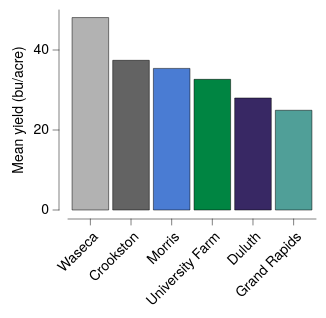

Source (Vega-Lite JSON):
### Vega-Lite specification from a JSON file in a GitHub repository (floating-point values rounded to 4 significant figures)
{"background": null, "config": {"arc": {"fill": "#DBDBDB", "fillOpacity": 1.0, "innerRadius": 25.0, "padAngle": 0.03, "stroke": "black", "strokeOpacity": 1, "strokeWidth": 0.25}, "area": {"fill": "#DBDBDB", "fillOpacity": 1.0, "stroke": "black", "strokeOpacity": 1, "strokeWidth": 0.25}, "axis": {"domain": true, "domainCap": "round", "domainColor": "black", "domainWidth": 0.25, "grid": false, "gridCap": "round", "gridColor": "#F1F1F1", "gridDash": [0, 0], "gridOpacity": 1.0, "gridWidth": 0.25, "labelColor": "black", "labelFont": "Helvetica Neue, HelveticaNeue, Helvetica, Arial, sans-serif", "labelFontSize": 7, "labelFontStyle": "normal", "labelFontWeight": 400, "offset": 4.5, "ticks": true, "tickCap": "round", "tickColor": "black", "tickRound": false, "tickSize": 3, "tickWidth": 0.25, "titleColor": "black", "titleFont": "Helvetica Neue, HelveticaNeue, Helvetica, Arial, sans-serif", "titleFontSize": 7, "titleFontStyle": "normal", "titleFontWeight": 400}, "axisX": {"domain": true, "labelAlign": "right", "labelAngle": 315, "labels": true, "ticks": true, "translate": 0}, "axisY": {"domain": true, "labelAlign": "right", "labelAngle": 0, "labels": true, "ticks": true, "translate": 0}, "axisRight": {"domain": true, "labelAlign": "left", "labelAngle": 0, "labels": true, "ticks": true, "translate": 0}, "axisTop": {"domain": true, "labelAlign": "left", "labelAngle": 45, "labels": true, "ticks": true, "translate": 0}, "axisBand": {"tickOffset": 0}, "bar": {"fill": "#DBDBDB", "fillOpacity": 1.0, "stroke": "black", "strokeOpacity": 1, "strokeWidth": 0.25}, "boxplot": {"size": 9.0, "ticks": {"cornerRadius": 0.25, "fill": "black", "opacity": 1, "size": 4.5, "thickness": 0.25}, "box": {"fillOpacity": 1.0, "stroke": "black", "strokeOpacity": 1, "strokeWidth": 0.25}, "median": {"cornerRadius": 0, "fill": "black", "fillOpacity": 1.0, "opacity": 1, "size": 9.0, "thickness": 0.25}, "rule": {"fill": "black", "fillOpacity": 1.0, "size": 10.0, "stroke": "black", "strokeDash": [0, 0], "strokeOpacity": 1, "strokeWidth": 0.25}, "outliers": {"color": "black", "fill": "black", "fillOpacity": 1.0, "size": 0, "stroke": "black", "strokeOpacity": 1, "strokeWidth": 0.25}}, "circle": {"fill": "black", "fillOpacity": 1.0, "size": 1.25, "stroke": null, "strokeOpacity": 1, "strokeWidth": 0.25}, "errorband": {"band": {"fillOpacity": 0.6, "stroke": null, "strokeWidth": 0.25, "strokeOpacity": 1}, "borders": {"opacity": 0, "strokeOpacity": 0.25, "strokeWidth": 1}}, "errorbar": {"opacity": 1, "rule": {"strokeDash": [0, 0], "strokeWidth": 0.25}, "ticks": {"color": "black", "cornerRadius": 0.125, "opacity": 1, "size": 6.0, "thickness": 0.25}, "thickness": 0.25}, "font": "Helvetica Neue, HelveticaNeue, Helvetica, Arial, sans-serif", "geoshape": {"fill": "#DBDBDB", "fillOpacity": 1.0, "stroke": "black", "strokeOpacity": 1, "strokeWidth": 0.25}, "header": {"labelColor": "black", "labelFont": "Helvetica Neue, HelveticaNeue, Helvetica, Arial, sans-serif", "labelFontSize": 7, "labelFontStyle": "normal", "labelFontWeight": 400, "titleColor": "black", "titleFont": "Helvetica Neue, HelveticaNeue, Helvetica, Arial, sans-serif", "titleFontSize": 7, "titleFontStyle": "normal", "titleFontWeight": 400, "titlePadding": 0}, "legend": {"disable": false, "offset": 4.5, "titlePadding": 4, "labelOffset": 2, "gradientLabelOffset": 2, "gradientLength": 50.0, "gradientThickness": 5.0, "gradientOpacity": 1.0, "gradientStrokeColor": "black", "gradientStrokeWidth": 0.25, "labelColor": "black", "labelFont": "Helvetica Neue, HelveticaNeue, Helvetica, Arial, sans-serif", "labelFontSize": 7, "labelFontStyle": "normal", "labelFontWeight": 400, "strokeColor": "black", "strokeWidth": 0, "symbolSize": 42, "symbolStrokeColor": "black", "symbolStrokeWidth": 0.25, "titleColor": "black", "titleFont": "Helvetica Neue, HelveticaNeue, Helvetica, Arial, sans-serif", "titleFontSize": 7, "titleFontStyle": "normal", "titleFontWeight": 400}, "line": {"color": "black", "stroke": "black", "strokeCap": "butt", "strokeDash": [0, 0], "strokeOpacity": 1, "strokeWidth": 0.5}, "point": {"filled": true, "fill": "#DBDBDB", "fillOpacity": 1.0, "size": 5.0, "stroke": "black", "strokeOpacity": 1, "strokeWidth": 0.25}, "range": {"category": ["#B2B2B2", "#636363", "#4A7CD3", "#008542", "#382864", "#509F98", "#284F93", "#005226", "#A398D6", "#173633"], "diverging": {"scheme": ["#443E60", "#5F597E", "#7C759B", "#9994B6", "#B7B4CC", "#D6D5DC", "#F6F6F6", "#D1DAD9", "#A4C2BF", "#7AA9A4", "#578E89", "#37736E", "#1B5954"]}, "heatmap": {"scheme": ["#32022B", "#43044D", "#4C196E", "#4D338C", "#484DA6", "#3A68BB", "#1D83CA", "#1D9CCB", "#23B5C9", "#28CDC5", "#4DE0B4", "#91EE9F"]}, "ordinal": {"scheme": ["#F1F1F1", "#DBDBDB", "#C6C6C6", "#B2B2B2", "#9D9D9D", "#898989", "#767676", "#636363", "#515151", "#404040", "#2F2F2F", "#1F1F1F"]}, "ramp": {"scheme": ["#32022B", "#43044D", "#4C196E", "#4D338C", "#484DA6", "#3A68BB", "#1D83CA", "#1D9CCB", "#23B5C9", "#28CDC5", "#4DE0B4", "#91EE9F"]}}, "rule": {"color": "black", "stroke": "black", "strokeCap": "round", "strokeDash": [2, 2], "strokeOpacity": 1, "strokeWidth": 0.25}, "scale": {"bandPaddingInner": 0.1, "bandPaddingOuter": 0.1, "round": false}, "rect": {"fill": "#DBDBDB", "fillOpacity": 1.0, "stroke": "black", "strokeOpacity": 1, "strokeWidth": 0.25}, "square": {"fill": "#DBDBDB", "fillOpacity": 1.0, "size": 10.0, "stroke": "black", "strokeOpacity": 1, "strokeWidth": 0.25}, "text": {"color": "black", "font": "Helvetica Neue, HelveticaNeue, Helvetica, Arial, sans-serif", "fontSize": 7, "fontStyle": "normal", "fontWeight": 400}, "tick": {"color": "black", "cornerRadius": 0.125, "opacity": 1.0, "size": 9.0, "thickness": 0.25}, "title": {"anchor": "middle", "frame": "group", "color": "black", "font": "Helvetica Neue, HelveticaNeue, Helvetica, Arial, sans-serif", "fontSize": 7, "fontStyle": "normal", "fontWeight": 400, "subtitleColor": "black", "subtitleFont": "Helvetica Neue, HelveticaNeue, Helvetica, Arial, sans-serif", "subtitleFontSize": "Helvetica Neue, HelveticaNeue, Helvetica, Arial, sans-serif", "subtitleFontStyle": "normal", "subtitleFontWeight": 400}, "trail": {"color": "black", "opacity": 1, "size": 0.5}, "view": {"continuousWidth": 124, "continuousHeight": 100, "discreteWidth": 124, "discreteHeight": 100, "fill": null, "stroke": null, "strokeWidth": 0.25}}, "data": {"name": "data-9cc0564cb5591205eeeca8d2429dd11b"}, "mark": {"type": "bar"}, "encoding": {"color": {"field": "site", "legend": null, "scale": {"domain": ["Waseca", "Crookston", "Morris", "University Farm", "Duluth", "Grand Rapids"]}, "sort": ["Waseca", "Crookston", "Morris", "University Farm", "Duluth", "Grand Rapids"], "type": "nominal"}, "x": {"field": "site", "sort": ["Waseca", "Crookston", "Morris", "University Farm", "Duluth", "Grand Rapids"], "title": null, "type": "nominal"}, "y": {"aggregate": "mean", "field": "yield", "title": "Mean yield (bu/acre)", "type": "quantitative"}}, "$schema": "https://vega.github.io/schema/vega-lite/v6.4.1.json", "datasets": {"data-9cc0564cb5591205eeeca8d2429dd11b": [{"yield": 27.0, "variety": "Manchuria", "year": 1931, "site": "University Farm"}, {"yield": 48.87, "variety": "Manchuria", "year": 1931, "site": "Waseca"}, {"yield": 27.43, "variety": "Manchuria", "year": 1931, "site": "Morris"}, {"yield": 39.93, "variety": "Manchuria", "year": 1931, "site": "Crookston"}, {"yield": 32.97, "variety": "Manchuria", "year": 1931, "site": "Grand Rapids"}, {"yield": 28.97, "variety": "Manchuria", "year": 1931, "site": "Duluth"}, {"yield": 43.07, "variety": "Glabron", "year": 1931, "site": "University Farm"}, {"yield": 55.2, "variety": "Glabron", "year": 1931, "site": "Waseca"}, {"yield": 28.77, "variety": "Glabron", "year": 1931, "site": "Morris"}, {"yield": 38.13, "variety": "Glabron", "year": 1931, "site": "Crookston"}, {"yield": 29.13, "variety": "Glabron", "year": 1931, "site": "Grand Rapids"}, {"yield": 29.67, "variety": "Glabron", "year": 1931, "site": "Duluth"}, {"yield": 35.13, "variety": "Svansota", "year": 1931, "site": "University Farm"}, {"yield": 47.33, "variety": "Svansota", "year": 1931, "site": "Waseca"}, {"yield": 25.77, "variety": "Svansota", "year": 1931, "site": "Morris"}, {"yield": 40.47, "variety": "Svansota", "year": 1931, "site": "Crookston"}, {"yield": 29.67, "variety": "Svansota", "year": 1931, "site": "Grand Rapids"}, {"yield": 25.7, "variety": "Svansota", "year": 1931, "site": "Duluth"}, {"yield": 39.9, "variety": "Velvet", "year": 1931, "site": "University Farm"}, {"yield": 50.23, "variety": "Velvet", "year": 1931, "site": "Waseca"}, {"yield": 26.13, "variety": "Velvet", "year": 1931, "site": "Morris"}, {"yield": 41.33, "variety": "Velvet", "year": 1931, "site": "Crookston"}, {"yield": 23.03, "variety": "Velvet", "year": 1931, "site": "Grand Rapids"}, {"yield": 26.3, "variety": "Velvet", "year": 1931, "site": "Duluth"}, {"yield": 36.57, "variety": "Trebi", "year": 1931, "site": "University Farm"}, {"yield": 63.83, "variety": "Trebi", "year": 1931, "site": "Waseca"}, {"yield": 43.77, "variety": "Trebi", "year": 1931, "site": "Morris"}, {"yield": 46.93, "variety": "Trebi", "year": 1931, "site": "Crookston"}, {"yield": 29.77, "variety": "Trebi", "year": 1931, "site": "Grand Rapids"}, {"yield": 33.93, "variety": "Trebi", "year": 1931, "site": "Duluth"}, {"yield": 43.27, "variety": "No. 457", "year": 1931, "site": "University Farm"}, {"yield": 58.1, "variety": "No. 457", "year": 1931, "site": "Waseca"}, {"yield": 28.7, "variety": "No. 457", "year": 1931, "site": "Morris"}, {"yield": 45.67, "variety": "No. 457", "year": 1931, "site": "Crookston"}, {"yield": 32.17, "variety": "No. 457", "year": 1931, "site": "Grand Rapids"}, {"yield": 33.6, "variety": "No. 457", "year": 1931, "site": "Duluth"}, {"yield": 36.6, "variety": "No. 462", "year": 1931, "site": "University Farm"}, {"yield": 65.77, "variety": "No. 462", "year": 1931, "site": "Waseca"}, {"yield": 30.37, "variety": "No. 462", "year": 1931, "site": "Morris"}, {"yield": 48.57, "variety": "No. 462", "year": 1931, "site": "Crookston"}, {"yield": 24.93, "variety": "No. 462", "year": 1931, "site": "Grand Rapids"}, {"yield": 28.1, "variety": "No. 462", "year": 1931, "site": "Duluth"}, {"yield": 32.77, "variety": "Peatland", "year": 1931, "site": "University Farm"}, {"yield": 48.57, "variety": "Peatland", "year": 1931, "site": "Waseca"}, {"yield": 29.87, "variety": "Peatland", "year": 1931, "site": "Morris"}, {"yield": 41.6, "variety": "Peatland", "year": 1931, "site": "Crookston"}, {"yield": 34.7, "variety": "Peatland", "year": 1931, "site": "Grand Rapids"}, {"yield": 32.0, "variety": "Peatland", "year": 1931, "site": "Duluth"}, {"yield": 24.67, "variety": "No. 475", "year": 1931, "site": "University Farm"}, {"yield": 46.77, "variety": "No. 475", "year": 1931, "site": "Waseca"}, {"yield": 22.6, "variety": "No. 475", "year": 1931, "site": "Morris"}, {"yield": 44.1, "variety": "No. 475", "year": 1931, "site": "Crookston"}, {"yield": 19.7, "variety": "No. 475", "year": 1931, "site": "Grand Rapids"}, {"yield": 33.07, "variety": "No. 475", "year": 1931, "site": "Duluth"}, {"yield": 39.3, "variety": "Wisconsin No. 38", "year": 1931, "site": "University Farm"}, {"yield": 58.8, "variety": "Wisconsin No. 38", "year": 1931, "site": "Waseca"}, {"yield": 29.47, "variety": "Wisconsin No. 38", "year": 1931, "site": "Morris"}, {"yield": 49.87, "variety": "Wisconsin No. 38", "year": 1931, "site": "Crookston"}, {"yield": 34.47, "variety": "Wisconsin No. 38", "year": 1931, "site": "Grand Rapids"}, {"yield": 31.6, "variety": "Wisconsin No. 38", "year": 1931, "site": "Duluth"}, {"yield": 26.9, "variety": "Manchuria", "year": 1932, "site": "University Farm"}, {"yield": 33.47, "variety": "Manchuria", "year": 1932, "site": "Waseca"}, {"yield": 34.37, "variety": "Manchuria", "year": 1932, "site": "Morris"}, {"yield": 32.97, "variety": "Manchuria", "year": 1932, "site": "Crookston"}, {"yield": 22.13, "variety": "Manchuria", "year": 1932, "site": "Grand Rapids"}, {"yield": 22.57, "variety": "Manchuria", "year": 1932, "site": "Duluth"}, {"yield": 36.8, "variety": "Glabron", "year": 1932, "site": "University Farm"}, {"yield": 37.73, "variety": "Glabron", "year": 1932, "site": "Waseca"}, {"yield": 35.13, "variety": "Glabron", "year": 1932, "site": "Morris"}, {"yield": 26.17, "variety": "Glabron", "year": 1932, "site": "Crookston"}, {"yield": 14.43, "variety": "Glabron", "year": 1932, "site": "Grand Rapids"}, {"yield": 25.87, "variety": "Glabron", "year": 1932, "site": "Duluth"}, {"yield": 27.43, "variety": "Svansota", "year": 1932, "site": "University Farm"}, {"yield": 38.5, "variety": "Svansota", "year": 1932, "site": "Waseca"}, {"yield": 35.03, "variety": "Svansota", "year": 1932, "site": "Morris"}, {"yield": 20.63, "variety": "Svansota", "year": 1932, "site": "Crookston"}, {"yield": 16.63, "variety": "Svansota", "year": 1932, "site": "Grand Rapids"}, {"yield": 22.23, "variety": "Svansota", "year": 1932, "site": "Duluth"}, {"yield": 26.8, "variety": "Velvet", "year": 1932, "site": "University Farm"}, {"yield": 37.4, "variety": "Velvet", "year": 1932, "site": "Waseca"}, {"yield": 38.83, "variety": "Velvet", "year": 1932, "site": "Morris"}, {"yield": 32.07, "variety": "Velvet", "year": 1932, "site": "Crookston"}, {"yield": 32.23, "variety": "Velvet", "year": 1932, "site": "Grand Rapids"}, {"yield": 22.47, "variety": "Velvet", "year": 1932, "site": "Duluth"}, {"yield": 29.07, "variety": "Trebi", "year": 1932, "site": "University Farm"}, {"yield": 49.23, "variety": "Trebi", "year": 1932, "site": "Waseca"}, {"yield": 46.63, "variety": "Trebi", "year": 1932, "site": "Morris"}, {"yield": 41.83, "variety": "Trebi", "year": 1932, "site": "Crookston"}, {"yield": 20.63, "variety": "Trebi", "year": 1932, "site": "Grand Rapids"}, {"yield": 30.6, "variety": "Trebi", "year": 1932, "site": "Duluth"}, {"yield": 26.43, "variety": "No. 457", "year": 1932, "site": "University Farm"}, {"yield": 42.2, "variety": "No. 457", "year": 1932, "site": "Waseca"}, {"yield": 43.53, "variety": "No. 457", "year": 1932, "site": "Morris"}, {"yield": 34.33, "variety": "No. 457", "year": 1932, "site": "Crookston"}, {"yield": 19.47, "variety": "No. 457", "year": 1932, "site": "Grand Rapids"}, {"yield": 22.7, "variety": "No. 457", "year": 1932, "site": "Duluth"}, {"yield": 25.57, "variety": "No. 462", "year": 1932, "site": "University Farm"}, {"yield": 44.7, "variety": "No. 462", "year": 1932, "site": "Waseca"}, {"yield": 47.0, "variety": "No. 462", "year": 1932, "site": "Morris"}, {"yield": 30.53, "variety": "No. 462", "year": 1932, "site": "Crookston"}, {"yield": 19.9, "variety": "No. 462", "year": 1932, "site": "Grand Rapids"}, {"yield": 22.5, "variety": "No. 462", "year": 1932, "site": "Duluth"}, {"yield": 28.07, "variety": "Peatland", "year": 1932, "site": "University Farm"}, {"yield": 36.03, "variety": "Peatland", "year": 1932, "site": "Waseca"}, {"yield": 43.2, "variety": "Peatland", "year": 1932, "site": "Morris"}, {"yield": 25.23, "variety": "Peatland", "year": 1932, "site": "Crookston"}, {"yield": 26.77, "variety": "Peatland", "year": 1932, "site": "Grand Rapids"}, {"yield": 31.37, "variety": "Peatland", "year": 1932, "site": "Duluth"}, {"yield": 30.0, "variety": "No. 475", "year": 1932, "site": "University Farm"}, {"yield": 41.27, "variety": "No. 475", "year": 1932, "site": "Waseca"}, {"yield": 44.23, "variety": "No. 475", "year": 1932, "site": "Morris"}, {"yield": 32.13, "variety": "No. 475", "year": 1932, "site": "Crookston"}, {"yield": 15.23, "variety": "No. 475", "year": 1932, "site": "Grand Rapids"}, {"yield": 27.37, "variety": "No. 475", "year": 1932, "site": "Duluth"}, {"yield": 38.0, "variety": "Wisconsin No. 38", "year": 1932, "site": "University Farm"}, {"yield": 58.17, "variety": "Wisconsin No. 38", "year": 1932, "site": "Waseca"}, {"yield": 47.17, "variety": "Wisconsin No. 38", "year": 1932, "site": "Morris"}, {"yield": 35.9, "variety": "Wisconsin No. 38", "year": 1932, "site": "Crookston"}, {"yield": 20.67, "variety": "Wisconsin No. 38", "year": 1932, "site": "Grand Rapids"}, {"yield": 29.33, "variety": "Wisconsin No. 38", "year": 1932, "site": "Duluth"}]}}
